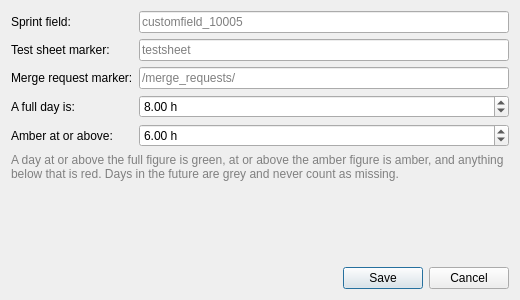
<?xml version="1.0" encoding="UTF-8"?>
<ui version="4.0">
 <class>TimesheetSettingsDialog</class>
 <widget class="QDialog" name="TimesheetSettingsDialog">
  <property name="geometry">
   <rect>
    <x>0</x>
    <y>0</y>
    <width>520</width>
    <height>300</height>
   </rect>
  </property>
  <property name="windowTitle">
   <string>Timesheet settings</string>
  </property>
  <property name="modal">
   <bool>true</bool>
  </property>
  <layout class="QVBoxLayout" name="verticalLayout">
   <item>
    <layout class="QFormLayout" name="formLayout">
     <item row="0" column="0">
      <widget class="QLabel" name="sprintFieldLabel">
       <property name="text">
        <string>Sprint field:</string>
       </property>
      </widget>
     </item>
     <item row="0" column="1">
      <widget class="QLineEdit" name="sprintField">
       <property name="toolTip">
        <string>The custom field holding the sprint. Leave it empty and every customfield_* is scanned for something sprint-shaped instead.</string>
       </property>
       <property name="placeholderText">
        <string notr="true">customfield_10005</string>
       </property>
      </widget>
     </item>
     <item row="1" column="0">
      <widget class="QLabel" name="testSheetMarkerLabel">
       <property name="text">
        <string>Test sheet marker:</string>
       </property>
      </widget>
     </item>
     <item row="1" column="1">
      <widget class="QLineEdit" name="testSheetMarker">
       <property name="toolTip">
        <string>An attachment counts as the test sheet when its file name contains this, ignoring case.</string>
       </property>
       <property name="placeholderText">
        <string notr="true">testsheet</string>
       </property>
      </widget>
     </item>
     <item row="2" column="0">
      <widget class="QLabel" name="mergeRequestMarkerLabel">
       <property name="text">
        <string>Merge request marker:</string>
       </property>
      </widget>
     </item>
     <item row="2" column="1">
      <widget class="QLineEdit" name="mergeRequestMarker">
       <property name="toolTip">
        <string>A remote link counts as the merge request when its URL contains this. Use /pull/ for GitHub. Empty skips the lookup entirely, which makes loading a month faster.</string>
       </property>
       <property name="placeholderText">
        <string notr="true">/merge_requests/</string>
       </property>
      </widget>
     </item>
     <item row="3" column="0">
      <widget class="QLabel" name="fullDayLabel">
       <property name="text">
        <string>A full day is:</string>
       </property>
      </widget>
     </item>
     <item row="3" column="1">
      <widget class="QDoubleSpinBox" name="fullDay">
       <property name="suffix">
        <string> h</string>
       </property>
       <property name="decimals">
        <number>2</number>
       </property>
       <property name="minimum">
        <double>0.500000000000000</double>
       </property>
       <property name="maximum">
        <double>24.000000000000000</double>
       </property>
       <property name="singleStep">
        <double>0.500000000000000</double>
       </property>
       <property name="value">
        <double>8.000000000000000</double>
       </property>
      </widget>
     </item>
     <item row="4" column="0">
      <widget class="QLabel" name="partialDayLabel">
       <property name="text">
        <string>Amber at or above:</string>
       </property>
      </widget>
     </item>
     <item row="4" column="1">
      <widget class="QDoubleSpinBox" name="partialDay">
       <property name="suffix">
        <string> h</string>
       </property>
       <property name="decimals">
        <number>2</number>
       </property>
       <property name="maximum">
        <double>24.000000000000000</double>
       </property>
       <property name="singleStep">
        <double>0.500000000000000</double>
       </property>
       <property name="value">
        <double>6.000000000000000</double>
       </property>
      </widget>
     </item>
    </layout>
   </item>
   <item>
    <widget class="QLabel" name="note">
     <property name="styleSheet">
      <string notr="true">color: gray;</string>
     </property>
     <property name="text">
      <string>A day at or above the full figure is green, at or above the amber figure is amber, and anything below that is red. Days in the future are grey and never count as missing.</string>
     </property>
     <property name="wordWrap">
      <bool>true</bool>
     </property>
    </widget>
   </item>
   <item>
    <spacer name="verticalSpacer">
     <property name="orientation">
      <enum>Qt::Vertical</enum>
     </property>
     <property name="sizeHint" stdset="0">
      <size>
       <width>20</width>
       <height>10</height>
      </size>
     </property>
    </spacer>
   </item>
   <item>
    <widget class="QDialogButtonBox" name="buttons">
     <property name="orientation">
      <enum>Qt::Horizontal</enum>
     </property>
     <property name="standardButtons">
      <set>QDialogButtonBox::Cancel|QDialogButtonBox::Save</set>
     </property>
    </widget>
   </item>
  </layout>
 </widget>
 <resources/>
 <connections>
  <connection>
   <sender>buttons</sender>
   <signal>accepted()</signal>
   <receiver>TimesheetSettingsDialog</receiver>
   <slot>accept()</slot>
  </connection>
  <connection>
   <sender>buttons</sender>
   <signal>rejected()</signal>
   <receiver>TimesheetSettingsDialog</receiver>
   <slot>reject()</slot>
  </connection>
 </connections>
</ui>
